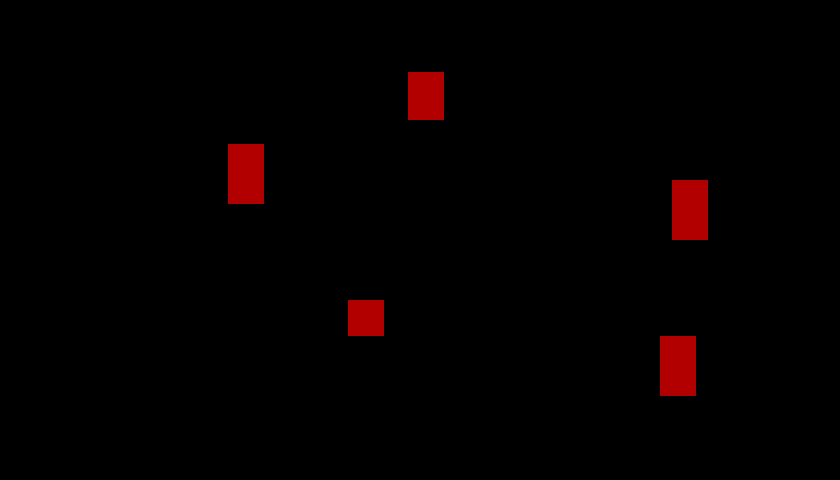

This is a level from a 2D game, rendered from its Tiled map with the project's own tilesets. A one-line summary and the map file follow, with tile-layer data summarised:
An orthogonal 70x40 tile map with 12x12 px tiles, 1 tile layer (Battle Patch), 12 hidden layers not drawn, 2 tilesets.

<map version="1.8" tiledversion="1.8.2" orientation="orthogonal" renderorder="right-down" width="70" height="40" tilewidth="12" tileheight="12" infinite="0" nextlayerid="19" nextobjectid="1">
 <editorsettings>
  <export target="Images/foregroundObj.tmj" format="json" />
 </editorsettings>
 <tileset firstgid="1" source="Pokemon Style Game.tsx" />
 <tileset firstgid="1025" source="CollisionTileset.tsx" />
 <group id="16" name="Objects" visible="0">
  <layer id="1" name="Water" width="70" height="40">
   <data>[2800 cells, 2800 non-empty, 10 distinct tile ids]</data>
  </layer>
  <layer id="2" name="Water+Land" width="70" height="40">
   <data>[2800 cells, 2162 non-empty, 158 distinct tile ids]</data>
  </layer>
  <layer id="8" name="Path" width="70" height="40">
   <data>[2800 cells, 266 non-empty, 29 distinct tile ids]</data>
  </layer>
  <layer id="4" name="tree" width="70" height="40">
   <data>[2800 cells, 380 non-empty, 37 distinct tile ids]</data>
  </layer>
  <layer id="3" name="Boat" width="70" height="40">
   <data>[2800 cells, 50 non-empty, 50 distinct tile ids]</data>
  </layer>
  <layer id="6" name="terrain" width="70" height="40">
   <data>[2800 cells, 410 non-empty, 134 distinct tile ids]</data>
  </layer>
  <layer id="18" name="Grass and Flowers" width="70" height="40">
   <data>[2800 cells, 249 non-empty, 22 distinct tile ids]</data>
  </layer>
  <layer id="7" name="House" width="70" height="40">
   <data>[2800 cells, 248 non-empty, 75 distinct tile ids]</data>
  </layer>
  <layer id="9" name="fences" width="70" height="40">
   <data>[2800 cells, 147 non-empty, 20 distinct tile ids]</data>
  </layer>
  <layer id="13" name="floating leaves" width="70" height="40">
   <data>[2800 cells, 23 non-empty, 5 distinct tile ids]</data>
  </layer>
 </group>
 <layer id="14" name="Collisions" width="70" height="40" visible="0" opacity="0.47">
  <data>[2800 cells, 837 non-empty, 10 distinct tile ids]</data>
 </layer>
 <layer id="10" name="Battle Patch" width="70" height="40" opacity="0.7">
  <data>[2800 cells, 132 non-empty, 6 distinct tile ids]</data>
 </layer>
 <layer id="15" name="Foreground Objects" width="70" height="40" visible="0">
  <data>[2800 cells, 192 non-empty, 48 distinct tile ids]</data>
 </layer>
</map>
